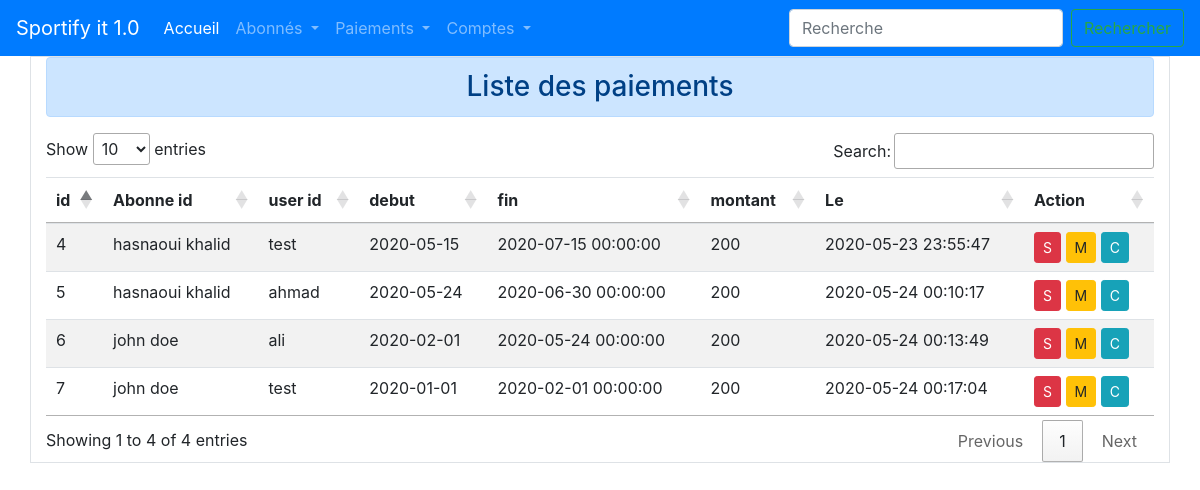
Page /paiements/index.php on the committed database.
### tables this page shows
CREATE TABLE `paiements` (
  `id` int(11) NOT NULL,
  `user_id` int(11) NOT NULL,
  `abonne_id` int(11) NOT NULL,
  `date_de` date DEFAULT NULL,
  `date_a` datetime DEFAULT NULL,
  `tarif_mois` decimal(8,0) DEFAULT NULL,
  `remise` decimal(8,0) DEFAULT NULL,
  `montant` decimal(8,0) DEFAULT NULL,
  `created_at` timestamp NULL DEFAULT CURRENT_TIMESTAMP,
  `updated_at` timestamp NULL DEFAULT CURRENT_TIMESTAMP,
  `type_paiement` varchar(254) DEFAULT NULL
);

CREATE TABLE `abonnes` (
  `id` int(11) NOT NULL,
  `nom` varchar(254) DEFAULT NULL,
  `prenom` varchar(254) DEFAULT NULL,
  `date_naissance` varchar(255) DEFAULT NULL,
  `profession` varchar(254) DEFAULT NULL,
  `sexe` varchar(254) DEFAULT NULL,
  `inscrit_le` date DEFAULT NULL,
  `created_at` timestamp NULL DEFAULT CURRENT_TIMESTAMP,
  `updated_at` timestamp NULL DEFAULT CURRENT_TIMESTAMP,
  `photo` varchar(255) DEFAULT NULL,
  `cin` varchar(20) DEFAULT NULL
);

CREATE TABLE `users` (
  `id` int(11) NOT NULL,
  `login` varchar(254) DEFAULT NULL,
  `passe` varchar(254) DEFAULT NULL,
  `nom` varchar(254) DEFAULT NULL,
  `email` varchar(254) DEFAULT NULL,
  `role` varchar(254) DEFAULT NULL
);

### models/utils.class.php (called while the page is built, shortened)
<?php
class Utils
{
    public static  $_CNX = NULL;
    public static  $TABLE;
    public    static function connecter_db()
    {
        try {
            $options = [PDO::ATTR_ERRMODE => PDO::ERRMODE_EXCEPTION];
            if (!self::$_CNX) {
                self::$_CNX =  new PDO("mysql:host=localhost;dbname=sportify_db_2020;port=3306;charset=utf8", "root", "", $options);
            }
            return self::$_CNX;
        } catch (PDOException $e) {
            die("erreur de connexion a la base de donnees " . $e->getMessage());
        }
    }
    public static function all()
    {
        try {
            $rp = self::$_CNX->prepare("select * from " . static::$TABLE . " order by id  desc");
            $rp->execute();
            $resultat =  $rp->fetchAll();
            return $resultat;
        } catch (PDOException $e) {
            die("erreur de  recuperation des " . static::$TABLE . " dans  la base de donnees " . $e->getMessage());
        }
    }
    public static function find($id)
    {
        try {
            $rp = self::$_CNX->prepare("select * from " . static::$TABLE . " where id=?");
            $rp->execute([$id]);
            $resultat =  $rp->fetch();
            return $resultat;
        } catch (PDOException $e) {
            die("erreur de  recuperation des " . static::$TABLE . "  d'id =$id dans  la base de donnees " . $e->getMessage());
        }
    }
}

### paiements/index.php (the view, shortened to what this page needs)
<?php
include "../models/utils.class.php";
$paiements = Paiement::all();
?>
<!DOCTYPE html>
<html lang="en">
<head>
    <link rel="stylesheet" href="https://cdn.datatables.net/1.10.21/css/jquery.dataTables.min.css">
    <link rel="stylesheet" href="https://stackpath.bootstrapcdn.com/bootstrap/4.5.0/css/bootstrap.min.css">
</head>
<body>
    <?php
    include "../_menu.php";
    ?>
    <div class="container border">
        <h3 class="alert alert-primary text-center">Liste des paiements </h3>
        <table class="table table-striped" id="matable">
            <thead>
                <tr>
                    <th>id</th>
                    <th scope="col">Abonne id</th>
                    <th scope="col">user id</th>
                    <th scope="col">debut </th>
                    <th scope="col">fin</th>
                    <th scope="col">montant</th>
                    <th>Le</th>
                    <th>Action</th>
                </tr>
            </thead>
            <tbody>
                <?php foreach ($paiements as $a) {   ?>
                    <tr>
                        <td><?= $a['id'] ?></td>
                        <td> <?php
                                $abonne =    Abonne::find($a['abonne_id']);
                                echo $abonne['nom'] . ' ' . $abonne['prenom'];
                                ?> </td>
                        <td> <?php
                                $user = User::find($a['user_id']);
                                echo $user['login'];
                                ?> </td>
                        <td>
                            <?= $a['date_de'] ?> </td>
                        <td><?= $a['date_a'] ?> </td>
                        <td><?= $a['tarif_mois'] * 1 ?></td>
                        <td><?= $a['created_at']  ?></td>
                        <td>
                            <a onclick="return confirm ('supprimer?')" href="controller.php?action=delete&id= <?= $a['id'] ?>" class="btn btn-sm btn-danger">S</a>
                            <a href="edit.php?id=<?= $a['id'] ?>" class="btn btn-sm btn-warning">M</a>
                            <a href="show.php?id= <?= $a['id'] ?>" class="btn btn-sm btn-info">C</a>
                        </td>
                    </tr>
                <?php } ?>
            </tbody>
        </table>
    </div>
</body>
</html>

### rows in the picture
paiements: id "7", abonne.nom "john", abonne.prenom "doe", user.login "test", date_de "2020-01-01", date_a "2020-02-01 00:00:00", $a['tarif_mois']*1 "200", created_at "2020-05-24 00:17:04"
paiements: id "6", abonne.nom "john", abonne.prenom "doe", user.login "ali", date_de "2020-02-01", date_a "2020-05-24 00:00:00", $a['tarif_mois']*1 "200", created_at "2020-05-24 00:13:49"
paiements: id "5", abonne.nom "hasnaoui", abonne.prenom "khalid", user.login "ahmad", date_de "2020-05-24", date_a "2020-06-30 00:00:00", $a['tarif_mois']*1 "200", created_at "2020-05-24 00:10:17"
paiements: id "4", abonne.nom "hasnaoui", abonne.prenom "khalid", user.login "test", date_de "2020-05-15", date_a "2020-07-15 00:00:00", $a['tarif_mois']*1 "200", created_at "2020-05-23 23:55:47"
